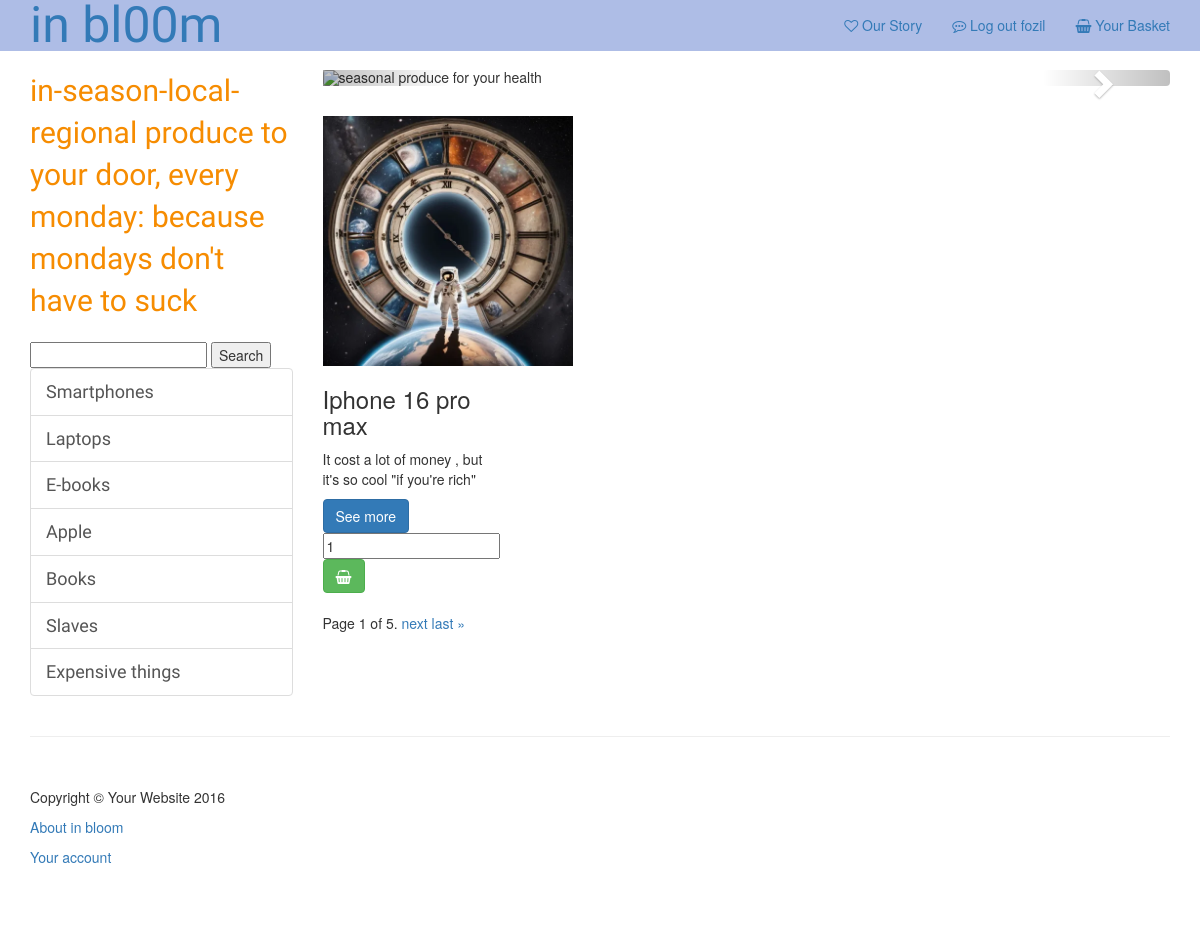
Screenshot of / (signed in) with the database file from the repository.
### products/models.py (models this page shows, shortened)
class CategoryModel(models.Model):
    category_title = models.CharField(max_length=30)
    created_at = models.DateTimeField(auto_now_add=True)
    class Meta:
        verbose_name = "Product category"
        verbose_name_plural = "Product categories"

class ProductModel(models.Model):
    product_title = models.CharField(max_length=50, help_text="Here add name of product")
    product_category = models.ForeignKey(CategoryModel, on_delete=models.CASCADE)
    product_price = models.FloatField()
    product_count = models.IntegerField()
    product_descriptions = models.TextField()
    product_image = models.FileField(upload_to="product_images")
    product_created_at = models.DateTimeField(auto_now_add=True)
    class Meta:
        verbose_name = "Product"
        verbose_name_plural = "Products"

### products/views.py (the view)
# urls.py: path("", HomePage.as_view(), name="home"),
class HomePage(ListView):
    form = SearchForm
    template_name = 'index.html'
    model = ProductModel
    paginate_by = 1
    def get_context_data(self, **kwargs):
        context = super().get_context_data(**kwargs)
        context["categories"] = CategoryModel.objects.all()
        context["products"] = ProductModel.objects.all()
        return context

### templates/index.html (shortened to what this page needs)
{% load static %}
<!DOCTYPE html>
<html lang="en" >
<head>
  <link rel='stylesheet' href='https://maxcdn.bootstrapcdn.com/bootstrap/3.3.5/css/bootstrap.min.css'>
<link rel='stylesheet' href='https://github.com/BlackrockDigital/startbootstrap-shop-homepage/blob/gh-pages/css/shop-homepage.css'>
    <link rel="stylesheet" href="{% static 'style.css' %}">
</head>
<body>
    <link rel="stylesheet" href="https://maxcdn.bootstrapcdn.com/font-awesome/4.5.0/css/font-awesome.min.css">
</head>
<body>
    <nav class="navbar navbar-fixed-top" role="navigation">
        <div class="container">
            <div class="navbar-header">
                <a class="navbar-brand" href="#">in bl00m</a>
            </div>
            <div class="collapse navbar-collapse" id="bs-example-navbar-collapse-1">
                <ul class="nav navbar-nav navbar-right">
                    <li>
                        <a href="#"><i class="fa fa-heart-o"></i> </i>Our Story</a>
                    </li>
                    <li>
                        {% if user.is_authenticated %}
                            <a href="/logout"><i class="fa fa-commenting-o"></i> Log out {{ user.username }}</a>
                        {% else %}
                            <a href="/login"><i class="fa fa-commenting-o"></i> Login </a>
                        {% endif %}
                    </li>
                    <li id="cart" onclick="cartFunction()"><a href="#"><i class="fa fa-shopping-basket"></i>  Your Basket</a></li>
                </ul>
            </div>
        </div>
    </nav>
    <div class="container">
        <div class="row">
            <div class="col-md-3">
                <p class="lead">in-season-local-regional produce to your door, every monday: because mondays don't have to suck</p>
                <form action="search" method="post">
                    <input type="text" name="search_product">
                    <button type="submit">Search</button>
                </form>
                <div class="list-group">
                    {% for i in categories %}
                    <a href="category/{{ i.id }}" class="list-group-item">{{ i.category_title }}</a>
                    {% endfor %}
                </div>
            </div>
            <div class="col-md-9">
                <div class="row carousel-holder">
                    <div class="col-md-12">
                        <div id="carousel-example-generic" class="carousel slide" data-ride="carousel">
                            <ol class="carousel-indicators">
                            </ol>
                            <div class="carousel-inner">
                                <div class="item active">
                                    <img class="slide-image" src="https://github.com/tesslynne/Bloom-Ecommerce-Fruit/blob/master/images/inbloom.jpg?raw=true" alt="seasonal produce for your health">
                                </div>
                            </div>
                            <a class="left carousel-control" href="#carousel-example-generic" data-slide="prev">
                            </a>
                            <a class="right carousel-control" href="#carousel-example-generic" data-slide="next">
                                <span class="glyphicon glyphicon-chevron-right"></span>
                            </a>
                        </div>
                    </div>
                 </div>
    <div class="row">
        {% for product in products %}
                    {% if product in page_obj %}
                        <div class="col-md-4">
                            <div class="card" style="width: 18rem;">
                                <img src="{{ product.product_image.url }}" style="width: 250px" class="card-img-top" alt="...">
                                <div class="card-body">
                                    <h3 class="card-title">{{ product.product_title }}</h3>
                                    <p class="card-text">{{ product.product_descriptions }}</p>
                                    <a href="/products/{{ product.id }}" class="btn btn-primary">See more</a>
                                    <form action="add_to_cart/{{ product.id }}" method="post">
                                        <input type="number" min="1" value="1" name="pr_count">
                                        <button class="btn btn-success"> <i class="fa fa-shopping-basket"></i> </button>
                                    </form>
                                </div>
                            </div>
                        </div>
                    {% endif %}
        {% endfor %}
    </div>
            <div class="pagination">
        <span class="step-links">
            <span class="current">
                Page {{ page_obj.number }} of {{ page_obj.paginator.num_pages }}.
            </span>
            {% if page_obj.has_next %}
                <a href="?page={{ page_obj.next_page_number }}">next</a>
                <a href="?page={{ page_obj.paginator.num_pages }}">last &raquo;</a>
            {% endif %}
        </span>
    </div>
                </div>
            </div>
    </div>
    <div class="container">
        <hr>
        <footer>
            <div class="row">
                <div class="col-lg-12">
                    <p>Copyright &copy; Your Website 2016</p>
                    <p><a href="#">About in bloom</a></p>
                    <p><a href="#">Your account</a></p>
                </div>
            </div>
        </footer>
    </div>
</body>
</html>

### static/style.css (style rules this page uses)
.navbar { background-color: #AEBDE6; }
.navbar-brand { font-family: "Shadows Into Light", sans-serif, cursive; font-size: 50px; }
.lead { font-family: "Shadows Into Light", sans-serif, cursive; font-size: 30px; color: #F68C01; }
.list-group-item { font-size: 18px; font-family: "Shadows Into Light", sans-serif, cursive; }
body { padding-top: 70px; }
.slide-image { width: 100%; }
.carousel-holder { margin-bottom: 30px; }
.carousel-control, .item { border-radius: 4px; }
footer { margin: 50px 0; }

### rows the page displays
CategoryModel: category_title "Smartphones"
CategoryModel: category_title "Laptops"
CategoryModel: category_title "E-books"
CategoryModel: category_title "Apple"
CategoryModel: category_title "Books"
CategoryModel: category_title "Slaves"
CategoryModel: category_title "Expensive things"
ProductModel: product_image (picture), product_title "Iphone 16 pro max", product_descriptions "It cost a lot of money , but it's so cool \"if you're rich\""

### other values shown
{{ user.username }} "fozil"
{{ page_obj.number }} "1"
{{ page_obj.paginator.num_pages }} "5"
